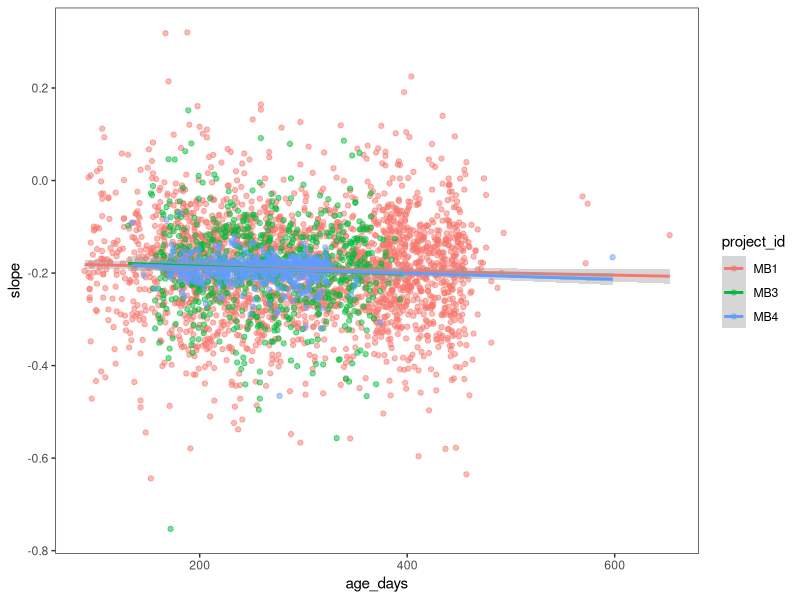
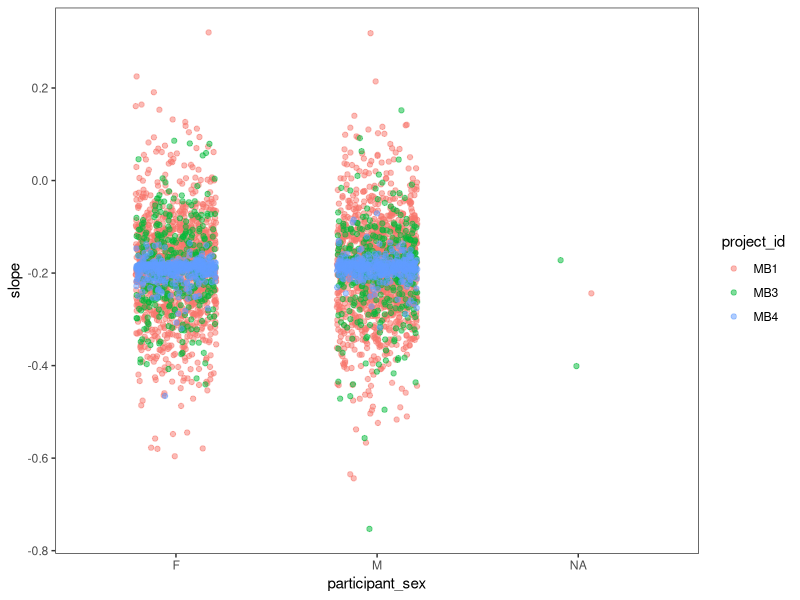
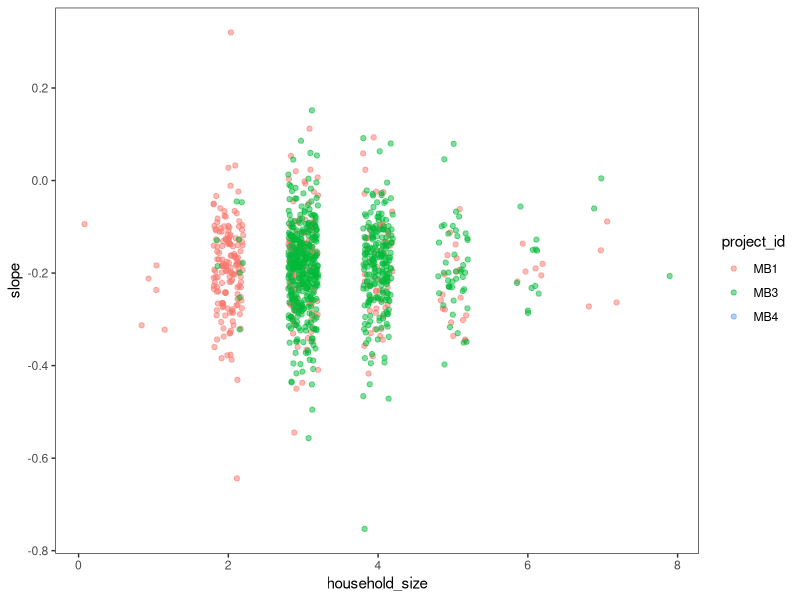
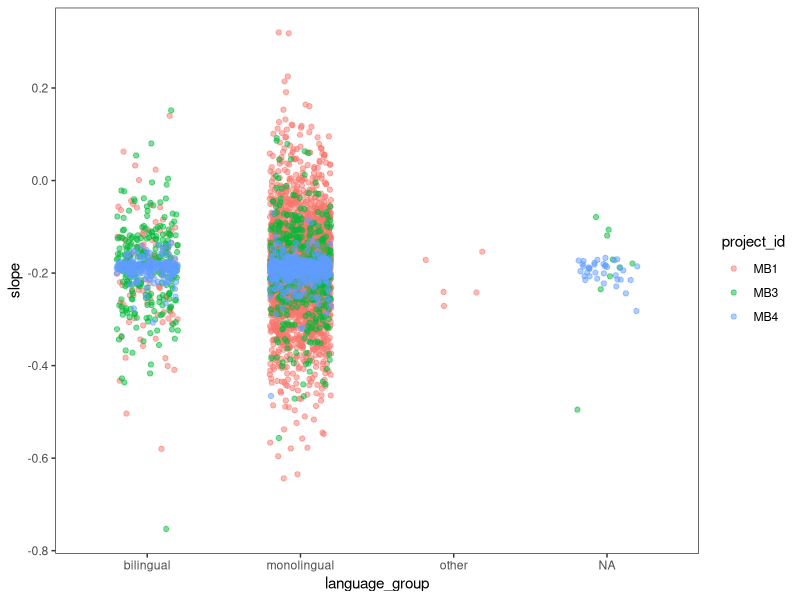
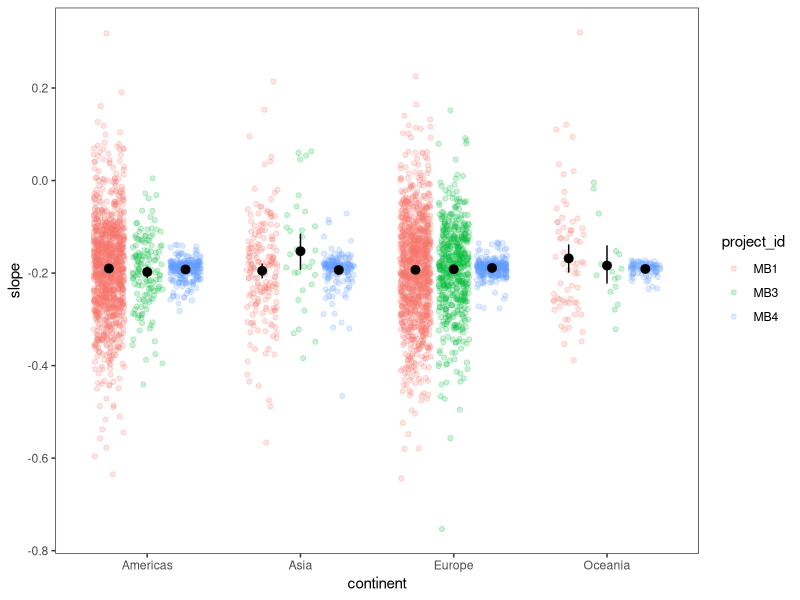
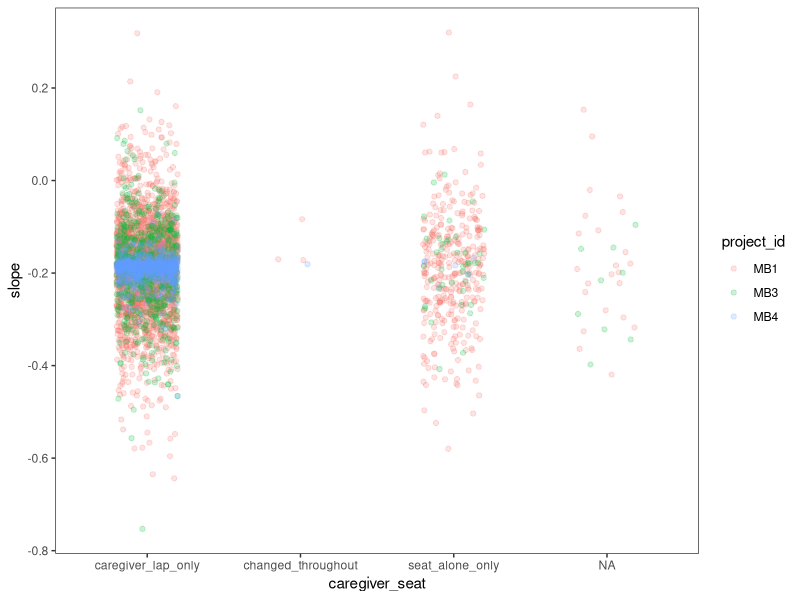
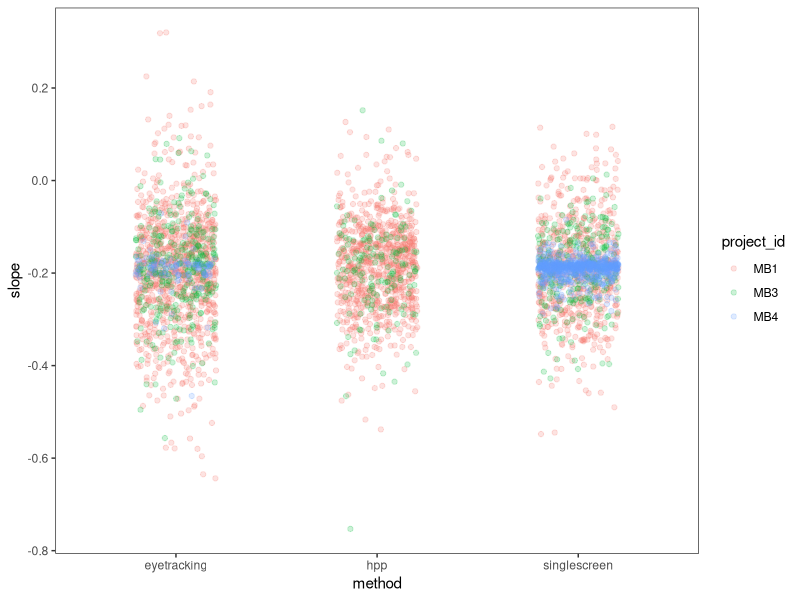

Reproduce these figures in R, in order.
## ---- chunk 1
knitr::opts_chunk$set(echo = TRUE, warning = FALSE, message = FALSE)
library(tidyverse)
library(lme4)
library(lmerTest)
library(broom.mixed)
library(here)
library(zoo)

theme_set(theme_bw() + 
            theme(panel.grid = element_blank()))
## ---- chunk 2
df_child <- read_csv(here("data", "processed_data", "child_demogs_slopes.csv"))
## ---- chunk 3
df_child |> 
  ggplot(aes(x = age_days, y = slope, col = project_id)) +
  geom_point(alpha = .5) +
  geom_smooth(method = "lm")
## ---- chunk 4
lm(slope ~ age_days * project_id,
   data = df_child |> 
     mutate(project_id = factor(project_id) |> `contrasts<-`(value = contr.sum(3)))) |> 
  summary()
## ---- chunk 5
df_child |> 
  ggplot(aes(x = participant_sex, y = slope, col = project_id)) +
  geom_point(alpha = .5, position = position_jitter(width = .2))
## ---- chunk 6
df_child |> 
  ggplot(aes(x = household_size, y = slope, col = project_id)) +
  geom_point(alpha = .5, position = position_jitter(width = .2))
## ---- chunk 7
df_child |> 
  ggplot(aes(x = language_group, y = slope, col = project_id)) +
  geom_point(alpha = .5, position = position_jitter(width = .2))
## ---- chunk 8
df_child |> 
  ggplot(aes(x = continent, y = slope, col = project_id)) +
  geom_point(alpha = .2, position = position_jitterdodge(jitter.width = .2)) +
  stat_summary(aes(group = project_id), fun.data = mean_cl_boot, 
               position = position_dodge(width = .75), col = "black")
## ---- chunk 9
df_child |> 
  ggplot(aes(x = caregiver_seat, y = slope, col = project_id)) +
  geom_point(alpha = .2, position = position_jitter(width = .2))
## ---- chunk 10
df_child |> 
  ggplot(aes(x = method, y = slope, col = project_id)) +
  geom_point(alpha = .2, position = position_jitter(width = .2))
